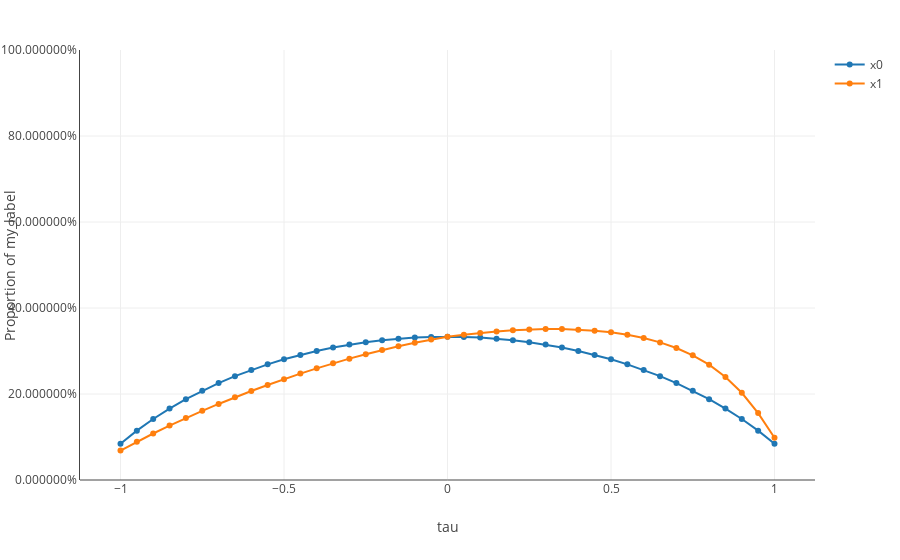

The notebook cell saved with this chart:
### Code cell
explainer.plot_bias(X, pd.Series([0, 1, 0], name="my_y"), inline=True)
